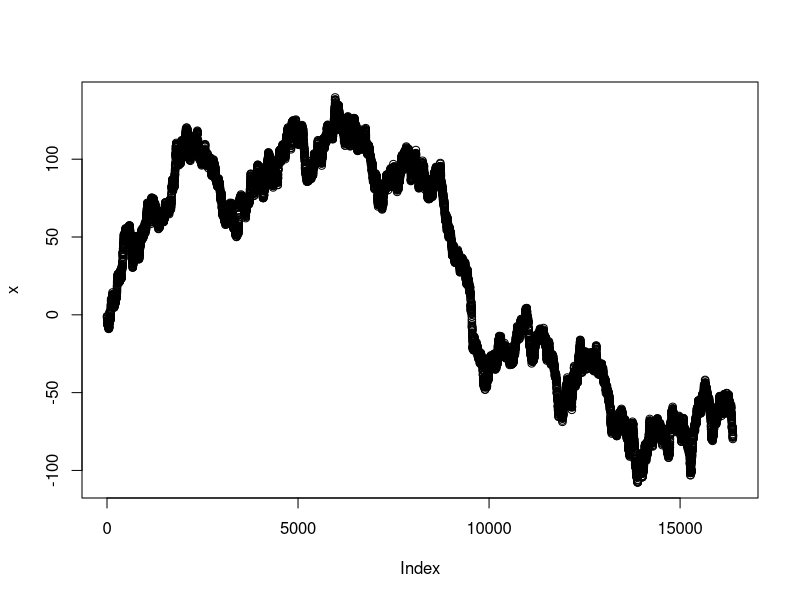

R code for this plot:
model2 <- function(n, mean, sd) {
  y <- rep(0, n)
  eps <- rnorm(n, mean, sd)
  y[1] <- eps[1]
  for (i in 2:n) y[i] <- y[i - 1] + eps[i]
  return(y)
}


N <- 2^14
x <- model2(N, 0, 1)
plot(x)

m <- 0:5
m <- 2^m
n <- N / m

for (i in 1:6) {
    print(m[i])
    X <- matrix(x, ncol = m[i])
    means <- colSums(X)
    Y <- t(t(X) - means)
}
